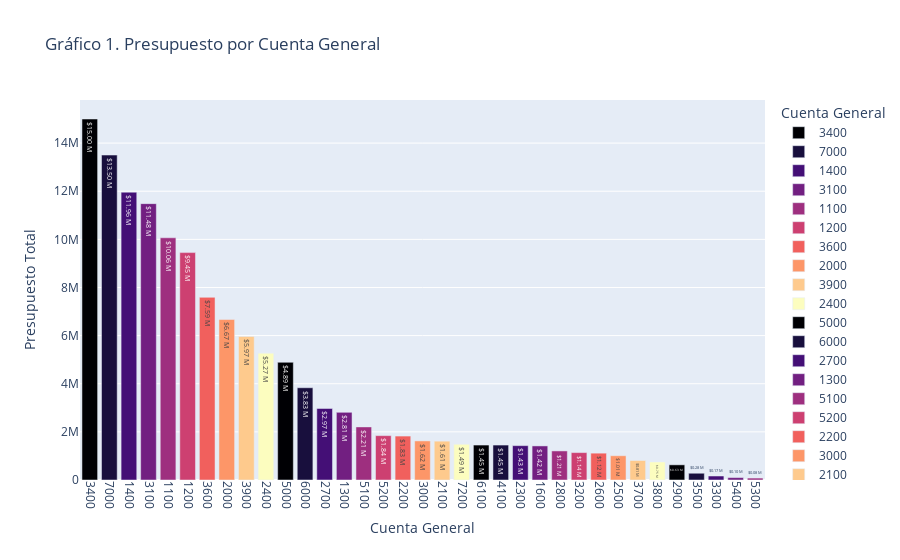

Here is the notebook cell this chart was saved with:
### Code cell
budget_grafico_1 = presupuestos_por_cuenta.reset_index()
budget_grafico_1.columns = ["Cuenta General", "Presupuesto"]


budget_grafico_1["Presupuesto_M_text"] = budget_grafico_1["Presupuesto"].apply(lambda x: f"{x/1_000_000:.2f}")

fig = px.bar(
    budget_grafico_1,
    x="Cuenta General",
    y="Presupuesto",
    title="Gráfico 1. Presupuesto por Cuenta General",
    labels={"Cuenta General": "Cuenta General", "Presupuesto": "Presupuesto Total"},
    text="Presupuesto_M_text",
    color="Cuenta General",
    color_discrete_sequence=px.colors.sequential.Magma
)

fig.update_traces(texttemplate="$%{text} M")
fig.update_layout(xaxis_tickangle=90)
fig.show()

### Figure 1 — Plotly figure (JSON) as saved in the notebook; plotly's stock layout.template omitted (floating-point values rounded to 4 significant figures)
{"data": [{"alignmentgroup": "True", "hovertemplate": "Cuenta General=%{x}<br>Presupuesto Total=%{y}<br>Presupuesto_M_text=%{text}<extra></extra>", "legendgroup": "3400", "marker": {"color": "#000004", "pattern": {"shape": ""}}, "name": "3400", "offsetgroup": "3400", "orientation": "v", "showlegend": true, "text": ["15.00"], "textposition": "auto", "texttemplate": "$%{text} M", "type": "bar", "x": ["3400"], "xaxis": "x", "y": [15001515], "yaxis": "y"}, {"alignmentgroup": "True", "hovertemplate": "Cuenta General=%{x}<br>Presupuesto Total=%{y}<br>Presupuesto_M_text=%{text}<extra></extra>", "legendgroup": "7000", "marker": {"color": "#180f3d", "pattern": {"shape": ""}}, "name": "7000", "offsetgroup": "7000", "orientation": "v", "showlegend": true, "text": ["13.50"], "textposition": "auto", "texttemplate": "$%{text} M", "type": "bar", "x": ["7000"], "xaxis": "x", "y": [13503510], "yaxis": "y"}, {"alignmentgroup": "True", "hovertemplate": "Cuenta General=%{x}<br>Presupuesto Total=%{y}<br>Presupuesto_M_text=%{text}<extra></extra>", "legendgroup": "1400", "marker": {"color": "#440f76", "pattern": {"shape": ""}}, "name": "1400", "offsetgroup": "1400", "orientation": "v", "showlegend": true, "text": ["11.96"], "textposition": "auto", "texttemplate": "$%{text} M", "type": "bar", "x": ["1400"], "xaxis": "x", "y": [11960000.0], "yaxis": "y"}, {"alignmentgroup": "True", "hovertemplate": "Cuenta General=%{x}<br>Presupuesto Total=%{y}<br>Presupuesto_M_text=%{text}<extra></extra>", "legendgroup": "3100", "marker": {"color": "#721f81", "pattern": {"shape": ""}}, "name": "3100", "offsetgroup": "3100", "orientation": "v", "showlegend": true, "text": ["11.48"], "textposition": "auto", "texttemplate": "$%{text} M", "type": "bar", "x": ["3100"], "xaxis": "x", "y": [11484172], "yaxis": "y"}, {"alignmentgroup": "True", "hovertemplate": "Cuenta General=%{x}<br>Presupuesto Total=%{y}<br>Presupuesto_M_text=%{text}<extra></extra>", "legendgroup": "1100", "marker": {"color": "#9e2f7f", "pattern": {"shape": ""}}, "name": "1100", "offsetgroup": "1100", "orientation": "v", "showlegend": true, "text": ["10.06"], "textposition": "auto", "texttemplate": "$%{text} M", "type": "bar", "x": ["1100"], "xaxis": "x", "y": [10065000], "yaxis": "y"}, {"alignmentgroup": "True", "hovertemplate": "Cuenta General=%{x}<br>Presupuesto Total=%{y}<br>Presupuesto_M_text=%{text}<extra></extra>", "legendgroup": "1200", "marker": {"color": "#cd4071", "pattern": {"shape": ""}}, "name": "1200", "offsetgroup": "1200", "orientation": "v", "showlegend": true, "text": ["9.45"], "textposition": "auto", "texttemplate": "$%{text} M", "type": "bar", "x": ["1200"], "xaxis": "x", "y": [9449620], "yaxis": "y"}, {"alignmentgroup": "True", "hovertemplate": "Cuenta General=%{x}<br>Presupuesto Total=%{y}<br>Presupuesto_M_text=%{text}<extra></extra>", "legendgroup": "3600", "marker": {"color": "#f1605d", "pattern": {"shape": ""}}, "name": "3600", "offsetgroup": "3600", "orientation": "v", "showlegend": true, "text": ["7.59"], "textposition": "auto", "texttemplate": "$%{text} M", "type": "bar", "x": ["3600"], "xaxis": "x", "y": [7591103], "yaxis": "y"}, {"alignmentgroup": "True", "hovertemplate": "Cuenta General=%{x}<br>Presupuesto Total=%{y}<br>Presupuesto_M_text=%{text}<extra></extra>", "legendgroup": "2000", "marker": {"color": "#fd9668", "pattern": {"shape": ""}}, "name": "2000", "offsetgroup": "2000", "orientation": "v", "showlegend": true, "text": ["6.67"], "textposition": "auto", "texttemplate": "$%{text} M", "type": "bar", "x": ["2000"], "xaxis": "x", "y": [6668300], "yaxis": "y"}, {"alignmentgroup": "True", "hovertemplate": "Cuenta General=%{x}<br>Presupuesto Total=%{y}<br>Presupuesto_M_text=%{text}<extra></extra>", "legendgroup": "3900", "marker": {"color": "#feca8d", "pattern": {"shape": ""}}, "name": "3900", "offsetgroup": "3900", "orientation": "v", "showlegend": true, "text": ["5.97"], "textposition": "auto", "texttemplate": "$%{text} M", "type": "bar", "x": ["3900"], "xaxis": "x", "y": [5965000.0], "yaxis": "y"}, {"alignmentgroup": "True", "hovertemplate": "Cuenta General=%{x}<br>Presupuesto Total=%{y}<br>Presupuesto_M_text=%{text}<extra></extra>", "legendgroup": "2400", "marker": {"color": "#fcfdbf", "pattern": {"shape": ""}}, "name": "2400", "offsetgroup": "2400", "orientation": "v", "showlegend": true, "text": ["5.27"], "textposition": "auto", "texttemplate": "$%{text} M", "type": "bar", "x": ["2400"], "xaxis": "x", "y": [5268025], "yaxis": "y"}, {"alignmentgroup": "True", "hovertemplate": "Cuenta General=%{x}<br>Presupuesto Total=%{y}<br>Presupuesto_M_text=%{text}<extra></extra>", "legendgroup": "5000", "marker": {"color": "#000004", "pattern": {"shape": ""}}, "name": "5000", "offsetgroup": "5000", "orientation": "v", "showlegend": true, "text": ["4.89"], "textposition": "auto", "texttemplate": "$%{text} M", "type": "bar", "x": ["5000"], "xaxis": "x", "y": [4891351], "yaxis": "y"}, {"alignmentgroup": "True", "hovertemplate": "Cuenta General=%{x}<br>Presupuesto Total=%{y}<br>Presupuesto_M_text=%{text}<extra></extra>", "legendgroup": "6000", "marker": {"color": "#180f3d", "pattern": {"shape": ""}}, "name": "6000", "offsetgroup": "6000", "orientation": "v", "showlegend": true, "text": ["3.83"], "textposition": "auto", "texttemplate": "$%{text} M", "type": "bar", "x": ["6000"], "xaxis": "x", "y": [3833200], "yaxis": "y"}, {"alignmentgroup": "True", "hovertemplate": "Cuenta General=%{x}<br>Presupuesto Total=%{y}<br>Presupuesto_M_text=%{text}<extra></extra>", "legendgroup": "2700", "marker": {"color": "#440f76", "pattern": {"shape": ""}}, "name": "2700", "offsetgroup": "2700", "orientation": "v", "showlegend": true, "text": ["2.97"], "textposition": "auto", "texttemplate": "$%{text} M", "type": "bar", "x": ["2700"], "xaxis": "x", "y": [2972500], "yaxis": "y"}, {"alignmentgroup": "True", "hovertemplate": "Cuenta General=%{x}<br>Presupuesto Total=%{y}<br>Presupuesto_M_text=%{text}<extra></extra>", "legendgroup": "1300", "marker": {"color": "#721f81", "pattern": {"shape": ""}}, "name": "1300", "offsetgroup": "1300", "orientation": "v", "showlegend": true, "text": ["2.81"], "textposition": "auto", "texttemplate": "$%{text} M", "type": "bar", "x": ["1300"], "xaxis": "x", "y": [2811000.0], "yaxis": "y"}, {"alignmentgroup": "True", "hovertemplate": "Cuenta General=%{x}<br>Presupuesto Total=%{y}<br>Presupuesto_M_text=%{text}<extra></extra>", "legendgroup": "5100", "marker": {"color": "#9e2f7f", "pattern": {"shape": ""}}, "name": "5100", "offsetgroup": "5100", "orientation": "v", "showlegend": true, "text": ["2.21"], "textposition": "auto", "texttemplate": "$%{text} M", "type": "bar", "x": ["5100"], "xaxis": "x", "y": [2206500], "yaxis": "y"}, {"alignmentgroup": "True", "hovertemplate": "Cuenta General=%{x}<br>Presupuesto Total=%{y}<br>Presupuesto_M_text=%{text}<extra></extra>", "legendgroup": "5200", "marker": {"color": "#cd4071", "pattern": {"shape": ""}}, "name": "5200", "offsetgroup": "5200", "orientation": "v", "showlegend": true, "text": ["1.84"], "textposition": "auto", "texttemplate": "$%{text} M", "type": "bar", "x": ["5200"], "xaxis": "x", "y": [1843600], "yaxis": "y"}, {"alignmentgroup": "True", "hovertemplate": "Cuenta General=%{x}<br>Presupuesto Total=%{y}<br>Presupuesto_M_text=%{text}<extra></extra>", "legendgroup": "2200", "marker": {"color": "#f1605d", "pattern": {"shape": ""}}, "name": "2200", "offsetgroup": "2200", "orientation": "v", "showlegend": true, "text": ["1.83"], "textposition": "auto", "texttemplate": "$%{text} M", "type": "bar", "x": ["2200"], "xaxis": "x", "y": [1825740], "yaxis": "y"}, {"alignmentgroup": "True", "hovertemplate": "Cuenta General=%{x}<br>Presupuesto Total=%{y}<br>Presupuesto_M_text=%{text}<extra></extra>", "legendgroup": "3000", "marker": {"color": "#fd9668", "pattern": {"shape": ""}}, "name": "3000", "offsetgroup": "3000", "orientation": "v", "showlegend": true, "text": ["1.62"], "textposition": "auto", "texttemplate": "$%{text} M", "type": "bar", "x": ["3000"], "xaxis": "x", "y": [1624362], "yaxis": "y"}, {"alignmentgroup": "True", "hovertemplate": "Cuenta General=%{x}<br>Presupuesto Total=%{y}<br>Presupuesto_M_text=%{text}<extra></extra>", "legendgroup": "2100", "marker": {"color": "#feca8d", "pattern": {"shape": ""}}, "name": "2100", "offsetgroup": "2100", "orientation": "v", "showlegend": true, "text": ["1.61"], "textposition": "auto", "texttemplate": "$%{text} M", "type": "bar", "x": ["2100"], "xaxis": "x", "y": [1614000], "yaxis": "y"}, {"alignmentgroup": "True", "hovertemplate": "Cuenta General=%{x}<br>Presupuesto Total=%{y}<br>Presupuesto_M_text=%{text}<extra></extra>", "legendgroup": "7200", "marker": {"color": "#fcfdbf", "pattern": {"shape": ""}}, "name": "7200", "offsetgroup": "7200", "orientation": "v", "showlegend": true, "text": ["1.49"], "textposition": "auto", "texttemplate": "$%{text} M", "type": "bar", "x": ["7200"], "xaxis": "x", "y": [1485676], "yaxis": "y"}, {"alignmentgroup": "True", "hovertemplate": "Cuenta General=%{x}<br>Presupuesto Total=%{y}<br>Presupuesto_M_text=%{text}<extra></extra>", "legendgroup": "6100", "marker": {"color": "#000004", "pattern": {"shape": ""}}, "name": "6100", "offsetgroup": "6100", "orientation": "v", "showlegend": true, "text": ["1.45"], "textposition": "auto", "texttemplate": "$%{text} M", "type": "bar", "x": ["6100"], "xaxis": "x", "y": [1452334], "yaxis": "y"}, {"alignmentgroup": "True", "hovertemplate": "Cuenta General=%{x}<br>Presupuesto Total=%{y}<br>Presupuesto_M_text=%{text}<extra></extra>", "legendgroup": "4100", "marker": {"color": "#180f3d", "pattern": {"shape": ""}}, "name": "4100", "offsetgroup": "4100", "orientation": "v", "showlegend": true, "text": ["1.45"], "textposition": "auto", "texttemplate": "$%{text} M", "type": "bar", "x": ["4100"], "xaxis": "x", "y": [1451938], "yaxis": "y"}, {"alignmentgroup": "True", "hovertemplate": "Cuenta General=%{x}<br>Presupuesto Total=%{y}<br>Presupuesto_M_text=%{text}<extra></extra>", "legendgroup": "2300", "marker": {"color": "#440f76", "pattern": {"shape": ""}}, "name": "2300", "offsetgroup": "2300", "orientation": "v", "showlegend": true, "text": ["1.43"], "textposition": "auto", "texttemplate": "$%{text} M", "type": "bar", "x": ["2300"], "xaxis": "x", "y": [1427550], "yaxis": "y"}, {"alignmentgroup": "True", "hovertemplate": "Cuenta General=%{x}<br>Presupuesto Total=%{y}<br>Presupuesto_M_text=%{text}<extra></extra>", "legendgroup": "1600", "marker": {"color": "#721f81", "pattern": {"shape": ""}}, "name": "1600", "offsetgroup": "1600", "orientation": "v", "showlegend": true, "text": ["1.42"], "textposition": "auto", "texttemplate": "$%{text} M", "type": "bar", "x": ["1600"], "xaxis": "x", "y": [1416000.0], "yaxis": "y"}, {"alignmentgroup": "True", "hovertemplate": "Cuenta General=%{x}<br>Presupuesto Total=%{y}<br>Presupuesto_M_text=%{text}<extra></extra>", "legendgroup": "2800", "marker": {"color": "#9e2f7f", "pattern": {"shape": ""}}, "name": "2800", "offsetgroup": "2800", "orientation": "v", "showlegend": true, "text": ["1.21"], "textposition": "auto", "texttemplate": "$%{text} M", "type": "bar", "x": ["2800"], "xaxis": "x", "y": [1208200], "yaxis": "y"}, {"alignmentgroup": "True", "hovertemplate": "Cuenta General=%{x}<br>Presupuesto Total=%{y}<br>Presupuesto_M_text=%{text}<extra></extra>", "legendgroup": "3200", "marker": {"color": "#cd4071", "pattern": {"shape": ""}}, "name": "3200", "offsetgroup": "3200", "orientation": "v", "showlegend": true, "text": ["1.14"], "textposition": "auto", "texttemplate": "$%{text} M", "type": "bar", "x": ["3200"], "xaxis": "x", "y": [1139000], "yaxis": "y"}, {"alignmentgroup": "True", "hovertemplate": "Cuenta General=%{x}<br>Presupuesto Total=%{y}<br>Presupuesto_M_text=%{text}<extra></extra>", "legendgroup": "2600", "marker": {"color": "#f1605d", "pattern": {"shape": ""}}, "name": "2600", "offsetgroup": "2600", "orientation": "v", "showlegend": true, "text": ["1.12"], "textposition": "auto", "texttemplate": "$%{text} M", "type": "bar", "x": ["2600"], "xaxis": "x", "y": [1115250], "yaxis": "y"}, {"alignmentgroup": "True", "hovertemplate": "Cuenta General=%{x}<br>Presupuesto Total=%{y}<br>Presupuesto_M_text=%{text}<extra></extra>", "legendgroup": "2500", "marker": {"color": "#fd9668", "pattern": {"shape": ""}}, "name": "2500", "offsetgroup": "2500", "orientation": "v", "showlegend": true, "text": ["1.01"], "textposition": "auto", "texttemplate": "$%{text} M", "type": "bar", "x": ["2500"], "xaxis": "x", "y": [1009000], "yaxis": "y"}, {"alignmentgroup": "True", "hovertemplate": "Cuenta General=%{x}<br>Presupuesto Total=%{y}<br>Presupuesto_M_text=%{text}<extra></extra>", "legendgroup": "3700", "marker": {"color": "#feca8d", "pattern": {"shape": ""}}, "name": "3700", "offsetgroup": "3700", "orientation": "v", "showlegend": true, "text": ["0.81"], "textposition": "auto", "texttemplate": "$%{text} M", "type": "bar", "x": ["3700"], "xaxis": "x", "y": [810000], "yaxis": "y"}, {"alignmentgroup": "True", "hovertemplate": "Cuenta General=%{x}<br>Presupuesto Total=%{y}<br>Presupuesto_M_text=%{text}<extra></extra>", "legendgroup": "3800", "marker": {"color": "#fcfdbf", "pattern": {"shape": ""}}, "name": "3800", "offsetgroup": "3800", "orientation": "v", "showlegend": true, "text": ["0.75"], "textposition": "auto", "texttemplate": "$%{text} M", "type": "bar", "x": ["3800"], "xaxis": "x", "y": [747019], "yaxis": "y"}, {"alignmentgroup": "True", "hovertemplate": "Cuenta General=%{x}<br>Presupuesto Total=%{y}<br>Presupuesto_M_text=%{text}<extra></extra>", "legendgroup": "2900", "marker": {"color": "#000004", "pattern": {"shape": ""}}, "name": "2900", "offsetgroup": "2900", "orientation": "v", "showlegend": true, "text": ["0.63"], "textposition": "auto", "texttemplate": "$%{text} M", "type": "bar", "x": ["2900"], "xaxis": "x", "y": [630387], "yaxis": "y"}, {"alignmentgroup": "True", "hovertemplate": "Cuenta General=%{x}<br>Presupuesto Total=%{y}<br>Presupuesto_M_text=%{text}<extra></extra>", "legendgroup": "3500", "marker": {"color": "#180f3d", "pattern": {"shape": ""}}, "name": "3500", "offsetgroup": "3500", "orientation": "v", "showlegend": true, "text": ["0.28"], "textposition": "auto", "texttemplate": "$%{text} M", "type": "bar", "x": ["3500"], "xaxis": "x", "y": [281000], "yaxis": "y"}, {"alignmentgroup": "True", "hovertemplate": "Cuenta General=%{x}<br>Presupuesto Total=%{y}<br>Presupuesto_M_text=%{text}<extra></extra>", "legendgroup": "3300", "marker": {"color": "#440f76", "pattern": {"shape": ""}}, "name": "3300", "offsetgroup": "3300", "orientation": "v", "showlegend": true, "text": ["0.17"], "textposition": "auto", "texttemplate": "$%{text} M", "type": "bar", "x": ["3300"], "xaxis": "x", "y": [165500], "yaxis": "y"}, {"alignmentgroup": "True", "hovertemplate": "Cuenta General=%{x}<br>Presupuesto Total=%{y}<br>Presupuesto_M_text=%{text}<extra></extra>", "legendgroup": "5400", "marker": {"color": "#721f81", "pattern": {"shape": ""}}, "name": "5400", "offsetgroup": "5400", "orientation": "v", "showlegend": true, "text": ["0.10"], "textposition": "auto", "texttemplate": "$%{text} M", "type": "bar", "x": ["5400"], "xaxis": "x", "y": [100000], "yaxis": "y"}, {"alignmentgroup": "True", "hovertemplate": "Cuenta General=%{x}<br>Presupuesto Total=%{y}<br>Presupuesto_M_text=%{text}<extra></extra>", "legendgroup": "5300", "marker": {"color": "#9e2f7f", "pattern": {"shape": ""}}, "name": "5300", "offsetgroup": "5300", "orientation": "v", "showlegend": true, "text": ["0.08"], "textposition": "auto", "texttemplate": "$%{text} M", "type": "bar", "x": ["5300"], "xaxis": "x", "y": [80000], "yaxis": "y"}], "layout": {"autosize": true, "barmode": "relative", "legend": {"title": {"text": "Cuenta General"}, "tracegroupgap": 0}, "title": {"text": "Gráfico 1. Presupuesto por Cuenta General"}, "xaxis": {"anchor": "y", "autorange": true, "categoryarray": ["3400", "7000", "1400", "3100", "1100", "1200", "3600", "2000", "3900", "2400", "5000", "6000", "2700", "1300", "5100", "5200", "2200", "3000", "2100", "7200", "6100", "4100", "2300", "1600", "2800", "3200", "2600", "2500", "3700", "3800", "2900", "3500", "3300", "5400", "5300"], "categoryorder": "array", "domain": [0, 1], "range": [-0.5, 34.5], "tickangle": 90, "title": {"text": "Cuenta General"}, "type": "category"}, "yaxis": {"anchor": "x", "autorange": true, "domain": [0, 1], "range": [0, 15790000.0], "title": {"text": "Presupuesto Total"}, "type": "linear"}}}
